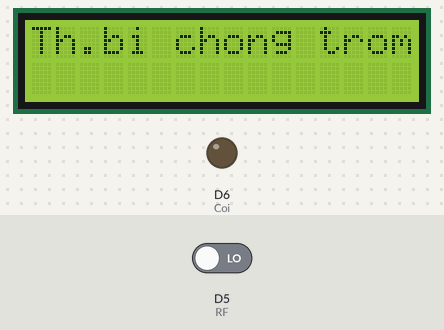
A sketch run on a simulated ESP8266 (NodeMCU). Shown: 16×2 character LCD, output pins drawn as LEDs (lit = HIGH). The inputs (shaded band) are chosen by the test bench; at power-on: D5 (RF) LOW. The modem accepts every AT command (registered, SIM ready, sends succeed) and sends nothing else; pins used as bus, display or sensor lines are not drawn; what the sketch prints to the serial monitor is not drawn.

Above: at 16.9 s.
At 20.5 s:
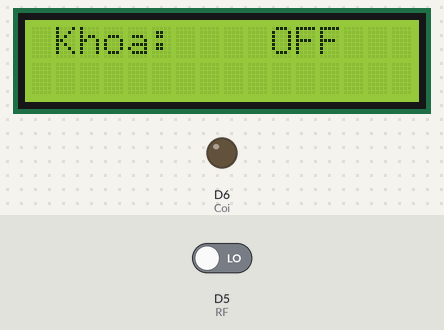
20.6 s: D5 (RF) driven HIGH
At 21.6 s:
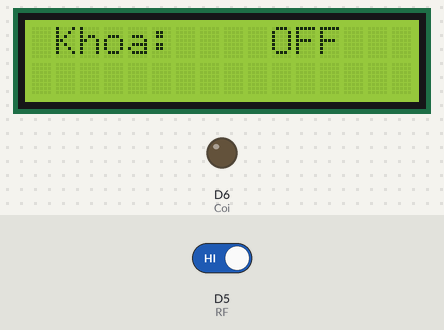
22.2 s: D5 (RF) driven LOW
At 23.6 s:
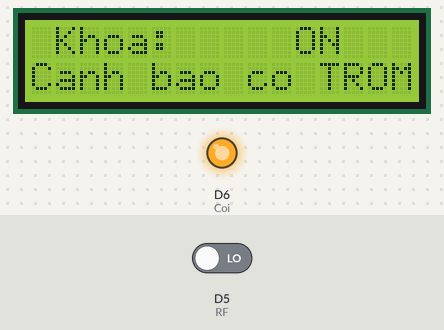
29.7 s: D5 (RF) driven HIGH
At 32.1 s:
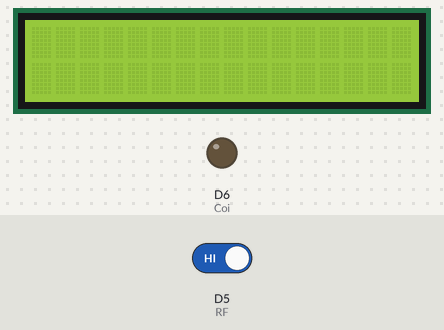
Timing chart, 0 to 33.6 s (numbered marks = the images above; inputs shaded):
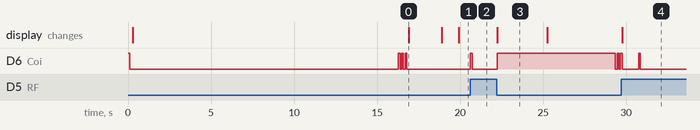

Measured:
- after the input at 20.6 s, D6 (Coi): LOW → HIGH at once, → LOW 0.10 s later
- after the input at 22.2 s, D6 (Coi): goes HIGH 7.1 s, LOW 0.10 s, HIGH 0.10 s, LOW 0.10 s, then HIGH, starting at once; the display: changes at once (image 3)
- after the input at 29.7 s, the display: changes after 0.05 s (image 4)
- what the display in image 0 shows lasts 2.0 s, from 16.9 s to 18.9 s
- what the display in image 3 shows lasts 3.1 s, from 22.2 s to 25.3 s

The sketch:

sketch_nov28a.ino
```cpp
#include <Wire.h>
#include <LiquidCrystal_I2C.h>
LiquidCrystal_I2C lcd(0x27, 16, 2);

#include <SoftwareSerial.h>
#define Signal A0
#define RF D5
#define R0 D7
#define R1 D8
#define Coi D6

int cout=0;
String location = "---";
String receivedData = ""; // Biến để lưu trữ dữ liệu tạm thời
String phoneNumber = "+84971063280"; // Điện thoại nhận thông tin GPS

SoftwareSerial A9gSerial(D4,D3); // RX , TX
void tich(int x=1, int y=100)
{
  while(x--)
  {
    digitalWrite(Coi,1); delay(y);
    digitalWrite(Coi,0); delay(y);
  }
}
void setup() {
    pinMode(Signal,INPUT);
    pinMode(RF,INPUT);
    pinMode(D8,INPUT);
    pinMode(R0,OUTPUT);
    pinMode(R1,OUTPUT);
    pinMode(Coi,OUTPUT);
    tich();

    Serial.begin(9600);
    A9gSerial.begin(9600);
    lcd.init();
    lcd.backlight();
    lcd.print("Dang khoi tao...");
    delay(2000);
    A9gSerial.println("AT"); //Kiểm tra đáp ứng của A9gSerial A9g, nếu trả về OK thì Module hoạt động
    delay(500);
    UpdateSerial();
    delay(12000);
    A9gSerial.println("AT+CMGF=1");  // chế độ văn bản
    delay(500);
    UpdateSerial();
    A9gSerial.println((char)26);
    delay(1000);
    // Gửi lệnh lấy thông tin GPS
    A9gSerial.println("AT+GPS=1");
    tich(3,100);
    lcd.setCursor(0,0); lcd.print("Th.bi chong trom");
    delay(2000); // Chờ cho module A9G xử lý lệnh
    lcd.clear();
}
void loop() {
    while(A9gSerial.available()){
      parseData(A9gSerial.readString());
      }
    while (Serial.available()){
      A9gSerial.write(Serial.read());
      }
    if (digitalRead(RF)==1){
      tich();
      cout++;
      while (digitalRead(RF)==1) delay(10);
    }
    khoa_dien();
    if(cout%2==1 && analogRead(Signal)>250){
      lcd.setCursor(0,1); lcd.print("Canh bao co TROM");
      digitalWrite(Coi,1);
      GPS();
      bao_dong();
      lcd.clear();
    }
 }
void khoa_dien(){
    if(cout%2 ==1){
      digitalWrite(R0,HIGH);
      lcd.setCursor(0,0); lcd.print(" Khoa:     ON   ");
    }else{
      digitalWrite(R0,LOW);
      lcd.setCursor(0,0); lcd.print(" Khoa:    OFF   ");
    }
}
void bao_dong(){
    digitalWrite(R1,HIGH);
    digitalWrite(Coi,HIGH);
//    delay(10000);

    for (int i =0 ;i < 200; i++) {
      if (digitalRead(RF) == 1) {
          break;
        }
       delay(100);
       digitalWrite(Coi,!digitalRead(Coi));
    }
    digitalWrite(R1,LOW);
    digitalWrite(Coi,LOW);
}
void parseData(String buff){
    Serial.println(buff);
}
void UpdateSerial(){
    while (A9gSerial.available())
    {
        Serial.write(A9gSerial.read());
    }

    while (Serial.available())
    {
      A9gSerial.write(Serial.read());
    }
}
// Hàm lấy tọa độ
void GPS(){

  // Gửi lệnh lấy vị trí GPS
  A9gSerial.println("AT+LOCATION=2\r");
  delay(3000); // Chờ cho module A9G xử lý lệnh

  // Đọc dữ liệu từ module A9G
while (A9gSerial.available()) {
    char c = A9gSerial.read();
    receivedData += c;
  }

  // Kiểm tra xem dữ liệu có chứa thông tin GPS
  if (receivedData.indexOf("AT+LOCATION=2") != -1) {

//    receivedData = receivedData.substring(start);
    int start = receivedData.indexOf("AT+LOCATION=2") + 14; // Bắt đầu từ vị trí +LOCATION: và bỏ 11 ký tự
    int end = receivedData.indexOf("OK", start); // Tìm vị trí kết thúc của dòng
    if (end != -1) {
      location = receivedData.substring(start, end); // Trích xuất dữ liệu GPS
      Serial.print("Location: ");
      Serial.println(location);
    }
  }
  lcd.setCursor(0,1); lcd.print("Dang gui tinnhan");
  // Gửi thông tin GPS qua tin nhắn
  sendSMS(phoneNumber, "www.google.com/maps?q=" + location);

  // Đặt lại biến receivedData để sẵn sàng cho lần đọc tiếp theo
  receivedData = "";

  // Delay trước khi thực hiện lệnh tiếp theo (có thể thay đổi tùy theo tần số cần lấy dữ liệu GPS)
  delay(1000);
}
// Hàm gửi tin nhắn SMS
void sendSMS(String phoneNumber, String message) {
  A9gSerial.println("AT+CMGF=1"); // Chọn chế độ văn bản
  delay(1000);
  A9gSerial.print("AT+CMGS=\"");
  A9gSerial.print(phoneNumber);
  A9gSerial.println("\""); // Gửi đến số điện thoại cụ thể
  delay(1000);
  A9gSerial.print(message);
  A9gSerial.write(26); // Gửi ký tự End Of Text (EOT) để hoàn thành tin nhắn
  delay(1000);
}
```
